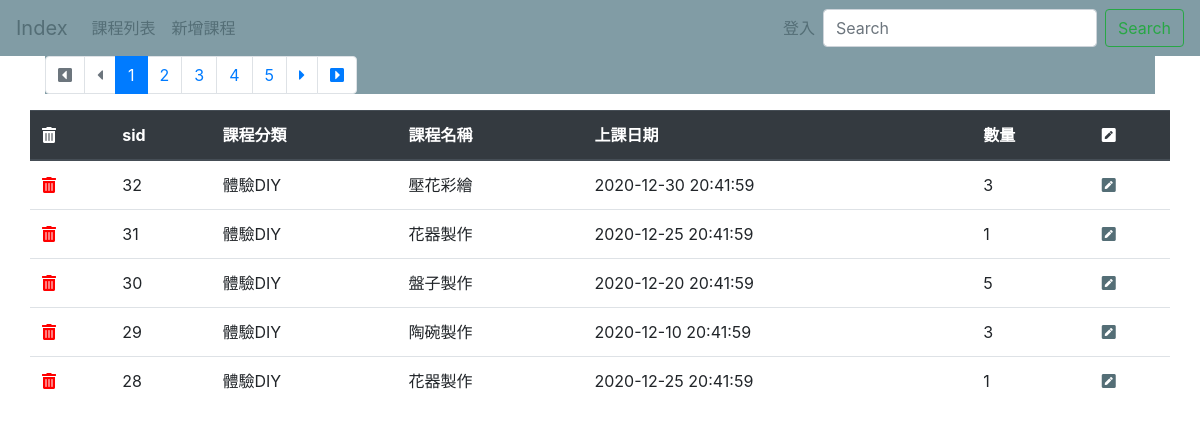
The page /ab-list.php on the database its author committed.
### tables this page shows
CREATE TABLE `snail_class` (
  `sid` int(11) NOT NULL,
  `category` varchar(255) NOT NULL,
  `classname` varchar(255) NOT NULL,
  `date` datetime NOT NULL,
  `amount` int(11) NOT NULL
);

### ab-list.php (the view, shortened to what this page needs)
<?php
  require __DIR__ . '/db_connect.php';
  $pageName = 'ab-list';
  $page = isset($_GET['page']) ? intval($_GET['page']) : 1;
  $perPage = 5;
  $t_sql = "SELECT COUNT(1) FROM snail_class";
  $totalRows = $pdo->query($t_sql)->fetch(PDO::FETCH_NUM)[0];
  $totalPages = ceil($totalRows / $perPage);
  $p_sql = sprintf(
      "SELECT * FROM snail_class ORDER BY sid DESC LIMIT %s, %s",
      ($page - 1) * $perPage,
      $perPage
  );
  $stmt = $pdo->query($p_sql);
  $rows = $stmt->fetchAll();
  ?>
<?php require __DIR__ . '/parts/html-head.php'; ?>
<?php require __DIR__ . '/parts/navbar.php'; ?>
<div class="container">
    <div class="row">
        <div class="col">
            <nav aria-label="Page navigation example">
                <ul class="pagination">
                    <li class="page-item <?= $page == 1 ? 'disabled' : '' ?>"><a class="page-link" href="?page=1 ">
                            <i class="fas fa-caret-square-left"></i></a>
                    </li>
                    <li class="page-item <?= $page == 1 ? 'disabled' : '' ?>"><a class="page-link" href="?page=<?= $page - 1 ?> ">
                            <i class="fas fa-caret-left"></i></a>
                    </li>
                    <?php for ($i = $page - 5; $i <= $page + 5; $i++) :
                          if ($i >= 1 and $i <= $totalPages) :
                      ?>
                            <li class="page-item <?= $page == $i ? 'active' : '' ?>">
                                <a class="page-link" href="?page=<?= $i ?>">
                                    <?= $i ?></a>
                            </li>
                    <?php endif;
                      endfor ?>
                    <li class="page-item <?= $page == $totalPages ? 'disabled' : '' ?>"><a class="page-link" href="?page=<?= $page + 1 ?> ">
                            <i class="fas fa-caret-right"></i></a>
                    </li>
                    <li class="page-item <?= $page == $totalPages ? 'disabled' : '' ?>"><a class="page-link" href="?page=<?= $totalPages ?> ">
                            <i class="fas fa-caret-square-right"></i></a>
                    </li>
                </ul>
            </nav>
        </div>
    </div>
    <div class="row">
        <table class="table">
            <thead class="thead-dark">
                <tr>
                    <th scope="col"><i class="fas fa-trash-alt"></i></th>
                    <th scope="col">sid</th>
                    <th scope="col">課程分類</th>
                    <th scope="col">課程名稱</th>
                    <th scope="col">上課日期</th>
                    <th scope="col">數量</th>
                    <th scope="col"><i class="fas fa-pen-square"></i></th>
                </tr>
            </thead>
            <tbody>
                <?php foreach ($rows as $r) : ?>
                    <tr>
                        <td class="remove-icon">
                            <a href="javascript:del_it(<?= $r['sid']  ?>)">
                                <i class="fas fa-trash-alt"></i>
                            </a>
                        </td>
                        <td><?= $r['sid'] ?></td>
                        <td><?= htmlentities($r['category']) ?></td>
                        <td><?= strip_tags($r['classname']) ?></td>
                        <td><?= $r['date'] ?></td>
                        <td><?= $r['amount'] ?></td>
                        <td class="">
                            <a href="ab-edit.php?sid=<?= $r['sid'] ?>">
                                <i class="fas fa-pen-square"></i>
                            </a>
                        </td>
                    </tr>
                <?php endforeach ?>
            </tbody>
        </table>
    </div>
</div>
<?php require __DIR__ . '/parts/html-foot.php'; ?>

### parts/html-head.php (shortened to what this page needs)
<!DOCTYPE html>
<html lang="en">
<head>
    <link rel="stylesheet" href="<?= WEB_ROOT ?>bootstrap\css\bootstrap.css">
    <link rel="stylesheet" href="<?= WEB_ROOT ?>fontawesome\css\all.css">
</head>

### parts/navbar.php (shortened to what this page needs)
<nav class="navbar navbar-expand-lg  ">
  <a class="navbar-brand" href="<?php WEB_ROOT ?>index01.php">Index</a>
  <div class="collapse navbar-collapse" id="navbarTogglerDemo02">
    <ul class="navbar-nav mr-auto mt-2 mt-lg-0">
      <li class="nav-item  <?= $pageName == 'ab-list copy' ? 'active' : ''; ?>">
        <a class="nav-link" href="<?php WEB_ROOT ?>ab-list copy.php">課程列表 </a>
      </li>
      <li class="nav-item  <?= $pageName == 'ab-insert' ? 'active' : ''; ?>">
        <a class="nav-link" href="<?php WEB_ROOT ?>ab-insert.php">新增課程 </a>
      </li>
    </ul>
    <ul class="navbar-nav">
      <?php if(isset($_SESSION['admin'])) : ?>
        <li class="nav-item ">
          <a class="nav-link" ><?= $_SESSION['admin']['account'] ?></a>
        </li>
        <li class="nav-item ">
          <a class="nav-link" href="<?php WEB_ROOT ?>logout.php">登出</a>
        </li>
      <?php else : ?>
        <li class="nav-item  <?= $pageName == 'login' ? 'active' : ''; ?>">
          <a class="nav-link" href="<?php WEB_ROOT ?>login.php">登入</a>
        </li>
      <?php endif ?>
    <form class="form-inline my-2 my-lg-0">
      <input class="form-control mr-sm-2" type="search" placeholder="Search" aria-label="Search">
      <button class="btn btn-outline-success my-2 my-sm-0" type="submit">Search</button>
    </form>
  </div>
</nav>

### parts/navbar.php (style rules this page uses)
nav { background-color: #819ca5; }
a { color: #546e76; }

### ab-list.php (style rules this page uses)
.remove-icon a i { color: red; }

### rows shown on the page
snail_class: sid "32", category "體驗DIY", classname "壓花彩繪", date "2020-12-30 20:41:59", amount "3"
snail_class: sid "31", category "體驗DIY", classname "花器製作", date "2020-12-25 20:41:59", amount "1"
snail_class: sid "30", category "體驗DIY", classname "盤子製作", date "2020-12-20 20:41:59", amount "5"
snail_class: sid "29", category "體驗DIY", classname "陶碗製作", date "2020-12-10 20:41:59", amount "3"
snail_class: sid "28", category "體驗DIY", classname "花器製作", date "2020-12-25 20:41:59", amount "1"
